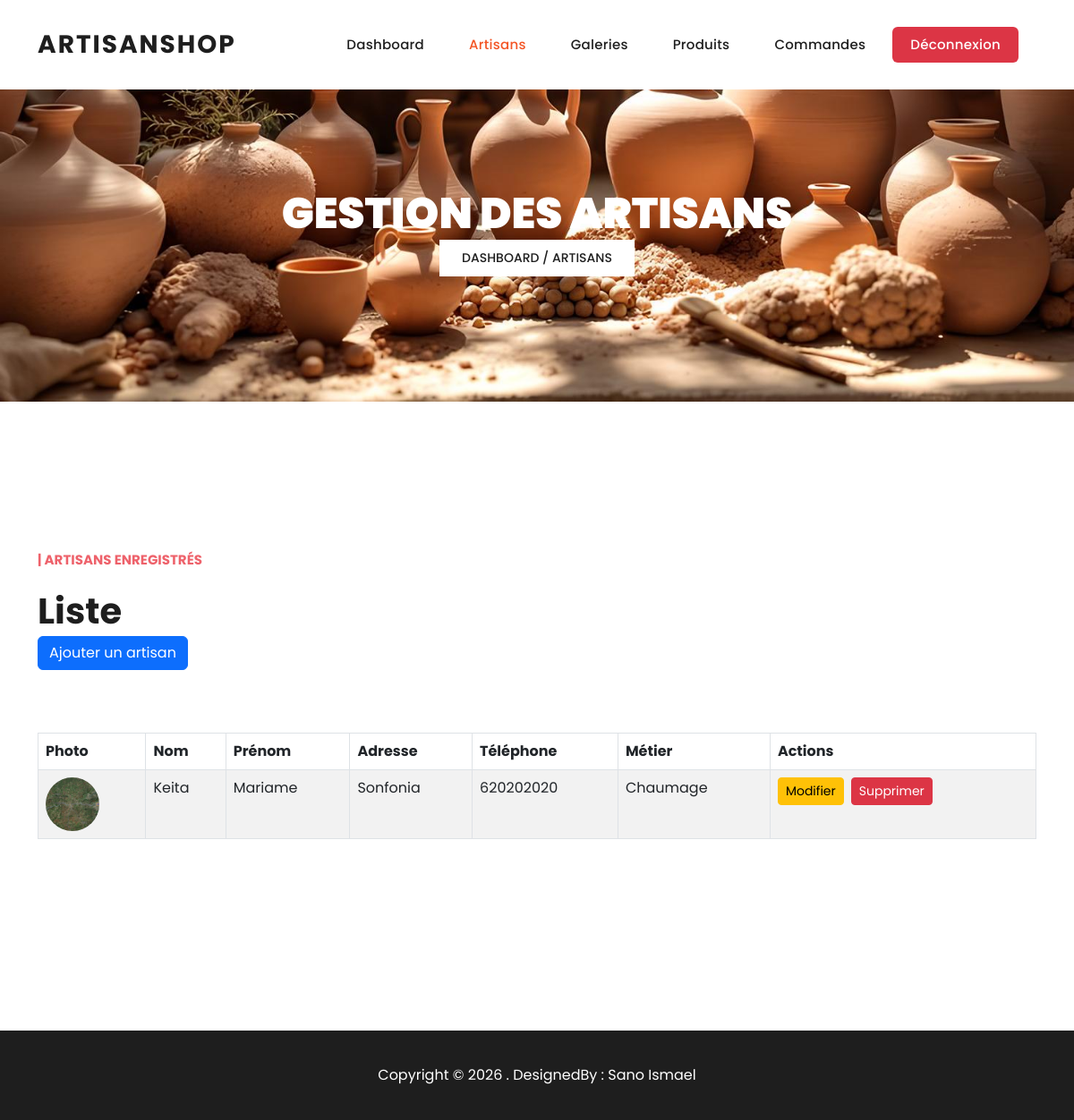
The page /administration/artisan/artisan.php on the database its author committed.
### tables this page shows
CREATE TABLE `artisans` (
  `id` int(11) NOT NULL,
  `nom` varchar(255) NOT NULL,
  `prenom` varchar(255) NOT NULL,
  `adresse` varchar(255) NOT NULL,
  `telephone` varchar(20) NOT NULL,
  `metier` varchar(255) NOT NULL,
  `description` text NOT NULL,
  `image` varchar(255) NOT NULL,
  `created_at` timestamp NOT NULL DEFAULT current_timestamp(),
  `updated_at` timestamp NOT NULL DEFAULT current_timestamp()
);

### Backend/Artisan/artisan.php (called while the page is built, shortened)
<?php
class Artisans {
    private $pdo;
    public function __construct($pdo)
    {
        $this->pdo = $pdo;
    }
    public function GetArtisans() {
        $requete = $this->pdo->prepare("SELECT * FROM artisans");
        $requete->execute();
        return $requete->fetchAll(PDO::FETCH_ASSOC);
    }
}

### administration/artisan/artisan.php (the view, shortened to what this page needs)
<?php
require_once __DIR__ . "/../../Config/db.php";
require_once __DIR__ . "/../../Backend/Artisan/artisan.php";
$pdo = connectionDB();
$artisan = new Artisans($pdo);
$liste = $artisan->Getartisans();
?>
<!DOCTYPE html>
<html lang="fr">
<head>
    <link href="../../vendor/bootstrap/css/bootstrap.min.css" rel="stylesheet">
    <link rel="stylesheet" href="../../assets/css/fontawesome.css">
    <link rel="stylesheet" href="../../assets/css/templatemo-villa-agency.css">
</head>
<body>
<?php require_once __DIR__ . "/../header.php"; ?>
<div class="page-heading header-text">
    <div class="container">
        <div class="row">
            <div class="col-lg-12 text-center">
                <h3>Gestion des Artisans</h3>
                <span class="breadcrumb">Dashboard / Artisans</span>
            </div>
        </div>
    </div>
</div>
<div class="section py-5">
    <div class="container">
        <div class="row">
            <div class="col-lg-12">
                <div class="section-heading">
                    <h6>| Artisans enregistrés</h6>
                    <h2>Liste</h2>
                    <a href="ajout_artisan.php" class="btn btn-primary">Ajouter un artisan</a>
                </div>
                <table class="table table-bordered table-striped">
                    <thead>
                        <tr>
                            <th>Photo</th>
                            <th>Nom</th>
                            <th>Prénom</th>
                            <th>Adresse</th>
                            <th>Téléphone</th>
                            <th>Métier</th>
                            <th>Actions</th>
                        </tr>
                    </thead>
                    <tbody>
                        <?php foreach ($liste as $key => $artisan):?>
                        <tr>
                            <td><img src="../../assets/images/Artisans/<?= $artisan['image'] ?>" class="card-img" alt="<?= $artisan['nom'] ?>"></td>
                            <td><?= $artisan['nom'] ?></td>
                            <td><?= $artisan['prenom'] ?></td>
                            <td><?= $artisan['adresse'] ?></td>
                            <td><?= $artisan['telephone'] ?></td>
                            <td><?= $artisan['metier'] ?></td>
                            <td>
                                <div class="d-flex gap-2">
                                    <a href="modifier_artisan.php?id=<?= $artisan['id'] ?>"
                                    class="btn btn-sm btn-warning">
                                        Modifier
                                    </a>
                                    <button class="btn btn-sm btn-danger"
                                            data-bs-toggle="modal"
                                            data-bs-target="#supprimerModal<?= $artisan['id'] ?>">
                                        Supprimer
                                    </button>
                                </div>
                            </td>
                        </tr>
                        <?php endforeach; ?>
                    </tbody>
                </table>
            </div>
        </div>
    </div>
</div>
    <?php require_once __DIR__ . "/../../footer.php"; ?>
</body>
</html>

### administration/header.php (shortened to what this page needs)
<?php
$page = basename($_SERVER['PHP_SELF']);
?>
<!DOCTYPE html>
<html lang="fr">
<header class="header-area header-sticky">
    <div class="container">
        <nav class="main-nav">
            <a href="<?= BASE_URL ?>/tableaudeboard.php" class="logo">
                <h1>ArtisanShop</h1>
            </a>
            <ul class="nav">
                <li><a href="<?= BASE_URL ?>/tableaudeboard.php" class="<?= $page == 'tableaudeboard.php' ? 'active' : '' ?>" >Dashboard</a></li>
                <li><a href="<?= BASE_URL ?>/artisan/artisan.php" class="<?= $page == 'artisan.php' ? 'active' : '' ?>" >Artisans</a></li>
                <li><a href="<?= BASE_URL ?>/galerie/galerie.php" class="<?= $page == 'galerie.php' ? 'active' : '' ?>" >Galeries</a></li>
                <li><a href="<?= BASE_URL ?>/produit/produit.php" class="<?= $page == 'produit.php' ? 'active' : '' ?>" >Produits</a></li>
                <li><a href="<?= BASE_URL ?>/commande/commande.php" class="<?= $page == 'commande.php' ? 'active' : '' ?>" >Commandes</a></li>
                <li><a href="?logout=1" class="bg-danger text-white rounded">Déconnexion</a></li>
                <li><li>
            </ul>
        </nav>
    </div>
</header>

### footer.php (shortened to what this page needs)
<footer>
    <div class="container">
        <div class="text-center">
            <p>Copyright © 2026 .  DesignedBy : Sano Ismael</p>
        </div>
    </div>
</footer>

### assets/css/templatemo-villa-agency.css (style rules this page uses)
html, body, div, span, applet, object, iframe, h1, h2, h3, h4, h5, h6, p, blockquote, div pre, a, abbr, acronym, address, big, cite, code, del, dfn, em, font, img, ins, kbd, q, s, samp, small, strike, strong, sub, sup, tt, var, b, u, i, center, dl, dt, dd, ol, ul, li, figure, header, nav, section, article, aside, footer, figcaption { margin: 0; padding: 0; border: 0; outline: 0; }
ul, li { padding: 0; margin: 0; list-style: none; }
header, nav, section, article, aside, footer, hgroup { display: block; }
* { box-sizing: border-box; }
html, body { font-family: 'Poppins', sans-serif; -ms-text-size-adjust: 100%; -webkit-font-smoothing: antialiased; -moz-osx-font-smoothing: grayscale; }
a { text-decoration: none !important; }
h1, h2, h3, h4, h5, h6 { color: #1e1e1e; margin-top: 0px; margin-bottom: 0px; font-weight: 700; }
ul { margin-bottom: 0px; }
p { font-size: 14px; line-height: 28px; color: #4a4a4a; }
img { width: 100%; overflow: hidden; }
html, body { font-family: 'Poppins', sans-serif; }
.section { margin-top: 120px; }
.section-heading { margin-bottom: 70px; }
.section-heading h2 { font-size: 40px; font-weight: 700; text-transform: capitalize; margin-top: 20px; line-height: 56px; }
.section-heading h6 { color: #ee626b; font-size: 15px; text-transform: uppercase; font-weight: 700; }
.header-area { position: relative; background-color: #fff; height: 100px; z-index: 100; -webkit-transition: all .5s ease 0s; -moz-transition: all .5s ease 0s; -o-transition: all .5s ease 0s; transition: all .5s ease 0s; }
.header-area .main-nav { background: transparent; display: flex; }
.header-area .main-nav .logo { -webkit-transition: all 0.3s ease 0s; -moz-transition: all 0.3s ease 0s; -o-transition: all 0.3s ease 0s; transition: all 0.3s ease 0s; display: inline-block; }
.header-area .main-nav .logo h1 { line-height: 100px; font-size: 28px; text-transform: uppercase; color: #1e1e1e; font-weight: 700; letter-spacing: 2px; }
.header-area .main-nav ul.nav { flex-basis: 100%; margin-top: 30px; justify-content: right; -webkit-transition: all 0.3s ease 0s; -moz-transition: all 0.3s ease 0s; -o-transition: all 0.3s ease 0s; transition: all 0.3s ease 0s; position: relative; z-index: 999; }
.header-area .main-nav .nav li:last-child { padding-right: 0px; }
.header-area .main-nav .nav li { padding-left: 10px; padding-right: 10px; height: 100px; line-height: 100px; }
.header-area .main-nav .nav li a { display: block; padding-left: 20px; padding-right: 20px; font-weight: 500; font-size: 15px; height: 40px; line-height: 40px; text-transform: capitalize; color: #1e1e1e; -webkit-transition: all 0.4s ease 0s; -moz-transition: all 0.4s ease 0s; -o-transition: all 0.4s ease 0s; transition: all 0.4s ease 0s; border: transparent; letter-spacing: .25px; }
.header-area .main-nav .nav li a.active { color: #f35525; }
@media (max-width: 1200px) { .header-area .main-nav .nav li { padding-left: 5px; padding-right: 5px; } }
footer { margin-top: 150px; background-color: #1e1e1e; min-height: 100px; }
footer p { text-align: center; line-height: 100px; color: #fff; font-size: 16px; font-weight: 400; }
.page-heading { background-image: url(../images/page-heading-bg.jpg); background-position: center bottom; background-repeat: no-repeat; background-size: cover; padding: 110px 0px; text-align: center; }
.page-heading span { background-color: #fff; color: #1e1e1e; font-size: 14px; font-weight: 500; text-transform: uppercase; padding: 10px 25px; display: inline-block; margin-bottom: 30px; }
.page-heading h3 { font-size: 48px; font-weight: 900; text-transform: uppercase; color: #fff; }
body { overflow-x: hidden; }

### administration/artisan/artisan.php (style rules this page uses)
.card-img { width: 60px; height: 60px; object-fit: cover; border-radius: 50%; }

### rows shown on the page
artisans: image (picture), nom "Keita", prenom "Mariame", adresse "Sonfonia", telephone "620202020", metier "Chaumage"
